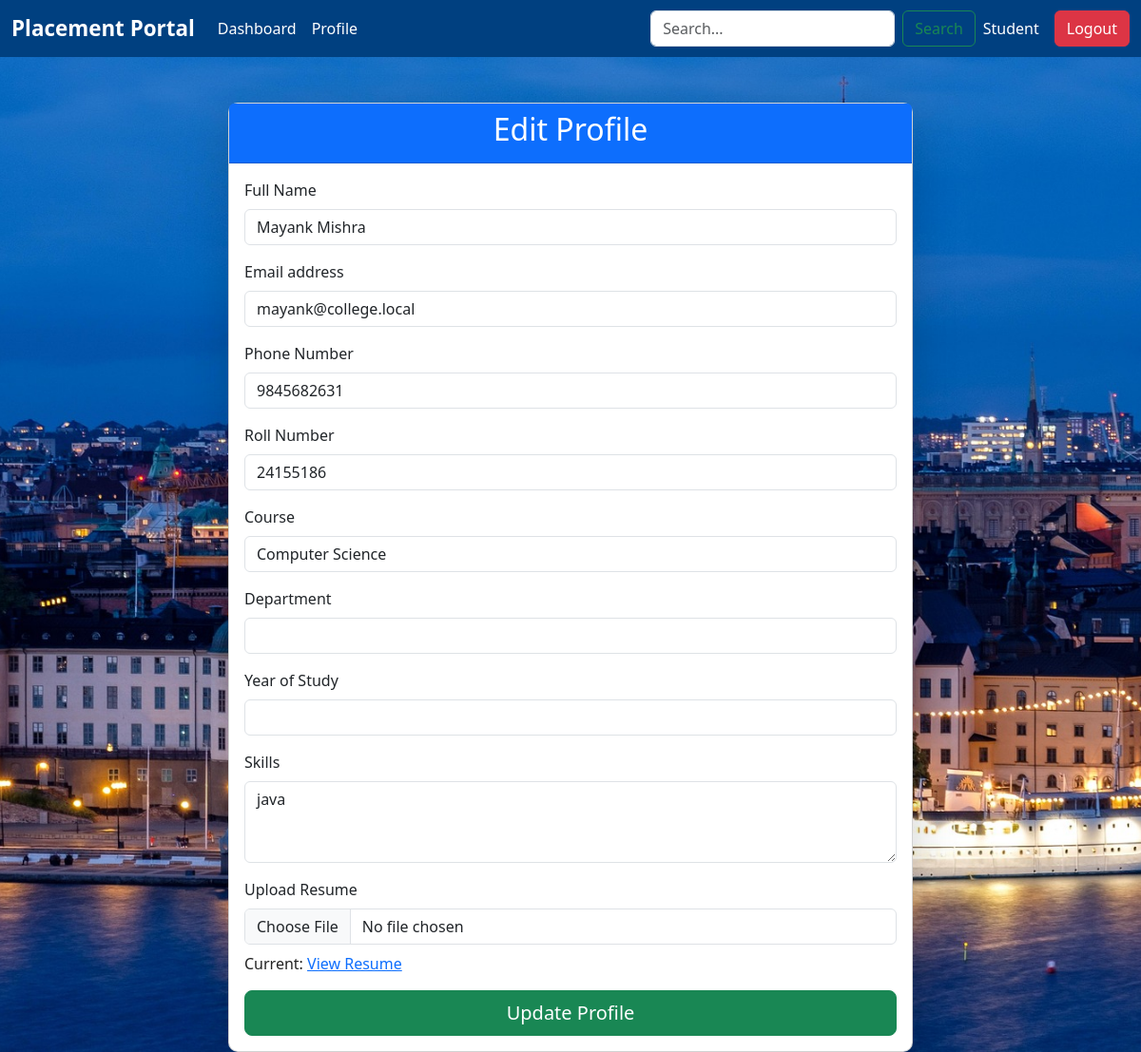
The page /student/profiles/3 (signed in) on the database its author committed.
### models/models.py (models this page shows, shortened)
class Usercommon(db.Model):
    __abstract__ = True
    id = db.Column(db.Integer,primary_key=True)
    email = db.Column(db.String(120), unique=True, nullable=False)
    _password_hash = db.Column("password",db.String(128), nullable=False)
    name = db.Column(db.String(100), nullable=False)
    phone = db.Column(db.String(20), nullable=True)
    is_active = db.Column(db.Boolean, default=True, nullable=False)
    created_at = db.Column(db.DateTime, default=datetime.utcnow, nullable=False)

class Student(Usercommon):
    __tablename__ = 'students'
    role = db.Column(db.Enum(Role), default=Role.STUDENT, nullable=False)
    roll_number = db.Column(db.String(20), unique=True, nullable=False)
    course = db.Column(db.String(100), nullable=False)
    skills = db.Column(db.String(200), nullable=True)
    resume_path = db.Column(db.String(200), nullable=True)
    blacklist = db.Column(db.Boolean, default=False, nullable=False)
    department = db.Column(db.String(50), nullable=False)
    year_of_study = db.Column(db.Integer, nullable=False)
    applications = db.relationship('Application', backref='student', lazy=True,cascade="all, delete-orphan")

### app.py (the view, shortened to what this page needs)
@app.route("/student/profiles/<int:id>", methods=["GET", "POST"])
@role_required(Role.STUDENT)
def student_profile(id):
    student = Student.query.get_or_404(id)
    return render_template("student/StudentRegister.html", form_title="Edit Profile", form_action=f"/student/profiles/{id}", student=student)

### app.py (called while the page is built)
def role_required(required_role):
    def decorator(f):
        @wraps(f)
        def wrapper(*args, **kwargs):
            if 'user_id' not in session or 'user_role' not in session:
                return redirect(url_for('login'))
            if session['user_role'] != required_role.value:
                return "Unauthorized", 403
            return f(*args, **kwargs)
        return wrapper
    return decorator

### templates/student/StudentRegister.html (shortened to what this page needs)
{% extends "index.html" %}
{% block content %}
<div class="container mt-5">
  <div class="row justify-content-center">
    <div class="col-md-8">
      <div class="card shadow-lg">
        <div class="card-header bg-primary text-white text-center">
          <h3>{{ form_title }}</h3>
        </div>
        <div class="card-body">
          <form method="POST" action="{{ form_action }}" enctype="multipart/form-data">
            <div class="mb-3">
              <label for="name" class="form-label">Full Name</label>
              <input type="text" class="form-control" id="name" name="name"
                     value="{{ student.name if student else '' }}" required>
            </div>
            <div class="mb-3">
              <label for="email" class="form-label">Email address</label>
              <input type="email" class="form-control" id="email" name="email"
                     value="{{ student.email if student else '' }}" required>
            </div>
            <div class="mb-3">
              <label for="phone" class="form-label">Phone Number</label>
              <input type="text" class="form-control" id="phone" name="phone"
                     value="{{ student.phone if student else '' }}">
            </div>
            <div class="mb-3">
              <label for="roll_number" class="form-label">Roll Number</label>
              <input type="text" class="form-control" id="roll_number" name="roll_number"
                     value="{{ student.roll_number if student else '' }}" required>
            </div>
            <div class="mb-3">
              <label for="course" class="form-label">Course</label>
              <input type="text" class="form-control" id="course" name="course"
                     value="{{ student.course if student else '' }}" required>
            </div>
            <div class="mb-3">
              <label for="department" class="form-label">Department</label>
              <input type="text" class="form-control" id="department" name="department" required>
            </div>
            <div class="mb-3">
              <label for="year_of_study" class="form-label">Year of Study</label>
              <input type="number" class="form-control" id="year_of_study" name="year_of_study" min="1" max="4" required>
            </div>
            <div class="mb-3">
              <label for="skills" class="form-label">Skills</label>
              <textarea class="form-control" id="skills" name="skills" rows="3">{{ student.skills if student else '' }}</textarea>
            </div>
            <div class="mb-3">
              <label for="resume" class="form-label">Upload Resume</label>
              <input class="form-control" type="file" id="resume" name="resume">
              {% if student and student.resume_path %}
                <p class="mt-2">Current: <a href="{{ url_for('static', filename=student.resume_path) }}" target="_blank">View Resume</a></p>
              {% endif %}
            </div>
            <div class="d-grid">
              <button type="submit" class="btn btn-success btn-lg">
                {{ 'Register' if not student else 'Update Profile' }}
              </button>
            </div>
          </form>
        </div>
      </div>
    </div>
  </div>
</div>
{% endblock %}

### templates/navbar.html (shortened to what this page needs)
<nav class="navbar navbar-expand-lg navbar-dark bg-dark">
  <div class="container-fluid">
    <a class="navbar-brand fw-bold" href="#">Placement Portal</a>
    <div class="collapse navbar-collapse" id="navbarNavDropdown">
      <ul class="navbar-nav me-auto mb-2 mb-lg-0">
        {% if session.get('user_role') == 'student' %}
        <li class="nav-item">
          <a class="nav-link" href="{{ url_for('student_dashboard') }}">Dashboard</a>
        </li>
        <li class="nav-item">
          <a class="nav-link" href="{{ url_for('student_profile', id=session.get('user_id')) }}">Profile</a>
        </li>
        {% endif %}
      </ul>
      <div class="d-flex align-items-center gap-2">
        {% if session.get('user_role') in ['admin', 'student', 'company'] %}
        <form class="d-flex" role="search" action="{{ url_for('search') }}" method="GET">
          <input class="form-control me-2" type="search" name="q" placeholder="Search..." aria-label="Search">
          <button class="btn btn-outline-success" type="submit">Search</button>
        </form>
        {% endif %}
        <span class="text-white me-2">
          {{ session.get('user_role') | capitalize }}
        </span>
        <a href="{{ url_for('logout') }}" class="btn btn-danger">Logout</a>
      </div>
    </div>
  </div>
</nav>

### static/css/dashboard.css (style rules this page uses)
body { font-family: 'Segoe UI', Arial, sans-serif; background-color: #f8f9fa; color: #333; }
.navbar { background-color: #004080 !important; }
.navbar-brand { font-weight: bold; font-size: 1.4rem; }
.nav-link { color: #fff !important; }
.card { border-radius: 10px; }
.card h3 { font-size: 2rem; color: #004080; }
body { background: url("/static/skyline1.jpg") no-repeat center center fixed; background-size: cover; }
h2, h3, h4, h5 { color: #ffffff !important; }
.card p, .card span, .card small { color: #222 !important; }

### rows shown on the page
Student: get "Student", name "Mayank Mishra", email "mayank@college.local", phone "9845682631", roll_number "24155186", course "Computer Science", skills "java"

### other values the page prints
{{ 'Register' if not student else 'Update Profile' }} "Update Profile"
